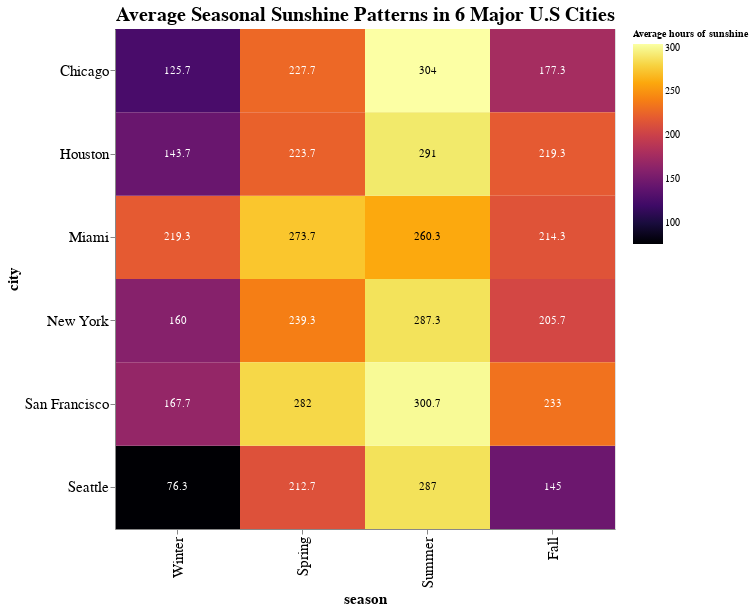

Notebook code cell kept with this figure:
### Code cell
# Visualization with text

heatmap = alt.Chart(seasons).mark_rect().encode(
    alt.X('season:N', sort=["winter", "spring", "summer", "fall"]),
    alt.Y('city:N'),
    alt.Color('sunshine:Q', scale = alt.Scale(scheme = 'Inferno'), legend=alt.Legend(title="Average hours of sunshine"))
)

text = heatmap.mark_text().encode(
    text = 'sunshine:Q',
    color=alt.condition(
        alt.datum.sunshine > 250,
        alt.value('black'),
        alt.value('white')
    )
) 

(heatmap + text).properties(
    title = 'Average Seasonal Sunshine Patterns in 6 Major U.S Cities',
    width = 500,
    height = 500
).configure_axis(
    labelFontSize=15,
    titleFontSize=15
).configure_title(fontSize=20, anchor="middle").configure_legend(
    gradientLength=200,
    gradientThickness=30,
titleFontSize=10,
labelFontSize=10
)

### Figure 1 — Vega-Lite specification as saved in the notebook (floating-point values rounded to 4 significant figures)
{"config": {"view": {"continuousWidth": 400, "continuousHeight": 300}, "axis": {"labelFontSize": 15, "titleFontSize": 15}, "legend": {"gradientLength": 200, "gradientThickness": 30, "labelFontSize": 10, "titleFontSize": 10}, "title": {"anchor": "middle", "fontSize": 20}}, "layer": [{"mark": "rect", "encoding": {"color": {"field": "sunshine", "legend": {"title": "Average hours of sunshine"}, "scale": {"scheme": "Inferno"}, "type": "quantitative"}, "x": {"field": "season", "sort": ["winter", "spring", "summer", "fall"], "type": "nominal"}, "y": {"field": "city", "type": "nominal"}}}, {"mark": "text", "encoding": {"color": {"condition": {"value": "black", "test": "(datum.sunshine > 250)"}, "value": "white"}, "text": {"field": "sunshine", "type": "quantitative"}, "x": {"field": "season", "sort": ["winter", "spring", "summer", "fall"], "type": "nominal"}, "y": {"field": "city", "type": "nominal"}}}], "data": {"name": "data-f6b2cf21530051d6c076b562cc44012c"}, "height": 500, "title": "Average Seasonal Sunshine Patterns in 6 Major U.S Cities", "width": 500, "$schema": "https://vega.github.io/schema/vega-lite/v4.17.0.json", "datasets": {"data-f6b2cf21530051d6c076b562cc44012c": [{"city": "Seattle", "season": "Winter", "sunshine": 76.3}, {"city": "Seattle", "season": "Spring", "sunshine": 212.7}, {"city": "Seattle", "season": "Summer", "sunshine": 287.0}, {"city": "Seattle", "season": "Fall", "sunshine": 145.0}, {"city": "Chicago", "season": "Winter", "sunshine": 125.7}, {"city": "Chicago", "season": "Spring", "sunshine": 227.7}, {"city": "Chicago", "season": "Summer", "sunshine": 304.0}, {"city": "Chicago", "season": "Fall", "sunshine": 177.3}, {"city": "Miami", "season": "Winter", "sunshine": 219.3}, {"city": "Miami", "season": "Spring", "sunshine": 273.7}, {"city": "Miami", "season": "Summer", "sunshine": 260.3}, {"city": "Miami", "season": "Fall", "sunshine": 214.3}, {"city": "Houston", "season": "Winter", "sunshine": 143.7}, {"city": "Houston", "season": "Spring", "sunshine": 223.7}, {"city": "Houston", "season": "Summer", "sunshine": 291.0}, {"city": "Houston", "season": "Fall", "sunshine": 219.3}, {"city": "New York", "season": "Winter", "sunshine": 160.0}, {"city": "New York", "season": "Spring", "sunshine": 239.3}, {"city": "New York", "season": "Summer", "sunshine": 287.3}, {"city": "New York", "season": "Fall", "sunshine": 205.7}, {"city": "San Francisco", "season": "Winter", "sunshine": 167.7}, {"city": "San Francisco", "season": "Spring", "sunshine": 282.0}, {"city": "San Francisco", "season": "Summer", "sunshine": 300.7}, {"city": "San Francisco", "season": "Fall", "sunshine": 233.0}]}}
